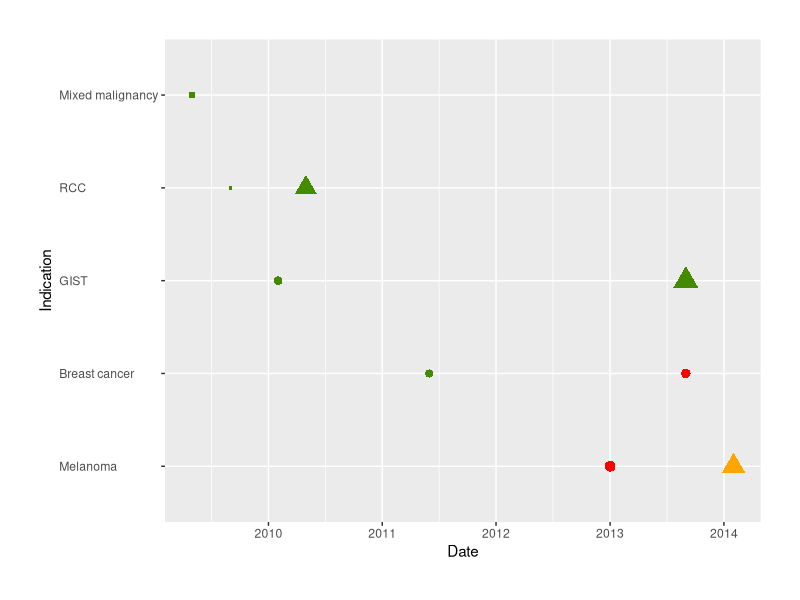

R code for this plot:
library(readr)

# Read trials from CSV
setwd("~/Software/AERO-smith/")
trials <- read_delim("trials.csv", ",", escape_double = FALSE, trim_ws = TRUE)

# Construct data frame for unique rows
rows <- data.frame(
  rowname = character(0),
  earliest_trial = numeric(0)
)
for ( row_name in unique(trials$row) ) {
  newrow <- data.frame(
    rowname = row_name,
    earliest_trial = min(as.Date(subset(trials, trials$row == row_name)$date))
  )
  rows <- rbind(rows, newrow)
}

# Order trials by earliest trial date
rows <- rows[order(rows$earliest_trial),]

# Number the rows
rows$y_coordinate <- 1 - 1:nrow(rows)

# Assign y coordinates based on row numbers
trials$y_coordinate <- rows$y_coordinate[match(trials$row, rows$rowname)]

# Generate ggplot
require(ggplot2)

aero <- ggplot (
  trials,
  aes(
    date,
    y_coordinate,
    size = scale,
    colour = factor(colour),
    shape = factor(shape)
  )
) +
  geom_point() +
  scale_colour_manual(values = c("orange", "red", "chartreuse4")) +
  labs (x = "Date", y = "Indication", size = "Trial N", colour = "Primary endpoint", shape = "Phase") +
  scale_y_discrete(limits=trials$y_coordinate, labels=trials$row) +
  theme(axis.text.y = element_text(hjust=0)) +
  theme(plot.margin = unit(c(1,1,1,1), "cm")) +
  theme(legend.position = "none") +
  scale_shape_manual(values = c(15, 16, 17)) # Look up codes for other shapes here: http://www.cookbook-r.com/Graphs/Shapes_and_line_types/

# Plot graph
pdf(
  "AERO-graph.pdf",
  height=2, # Adjust height and width as necessary
  width=5
)
aero
dev.off()